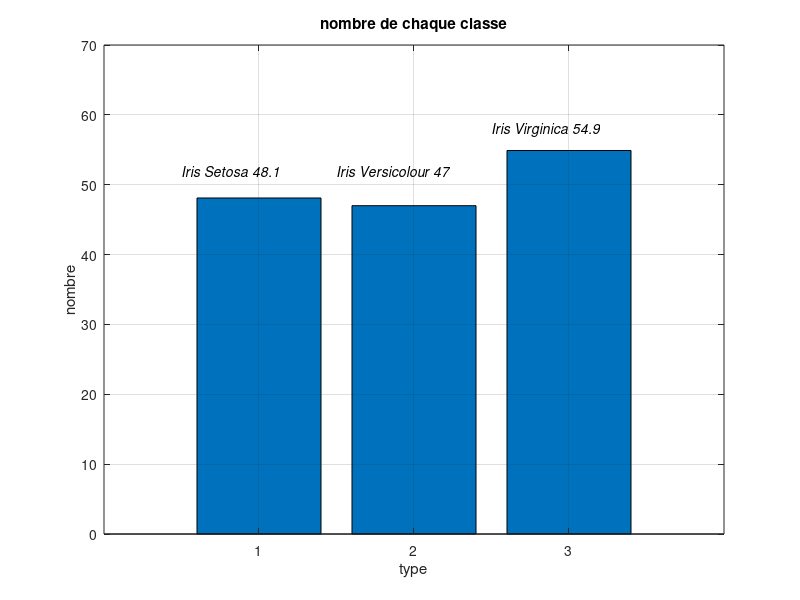

This figure's MATLAB source:
close 
clear
clc

x = [48.1,47,54.9]
figure(1)

bar(x)
text(0.5,52,'\itIris Setosa 48.1');
text(1.5,52,'\itIris Versicolour 47');
text(2.5,58,'\itIris Virginica 54.9');
axis([0 4 0 70])
grid on
xlabel('type'),ylabel('nombre')
title('nombre de chaque classe')